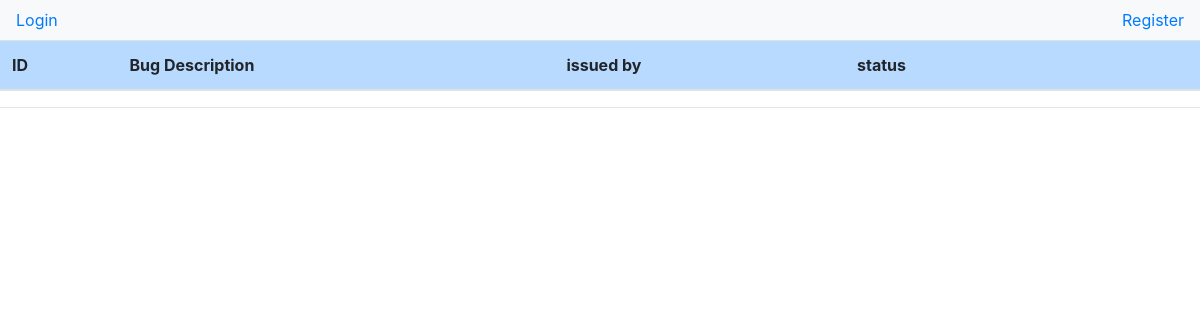
Before: /bugs/ with the older database file.
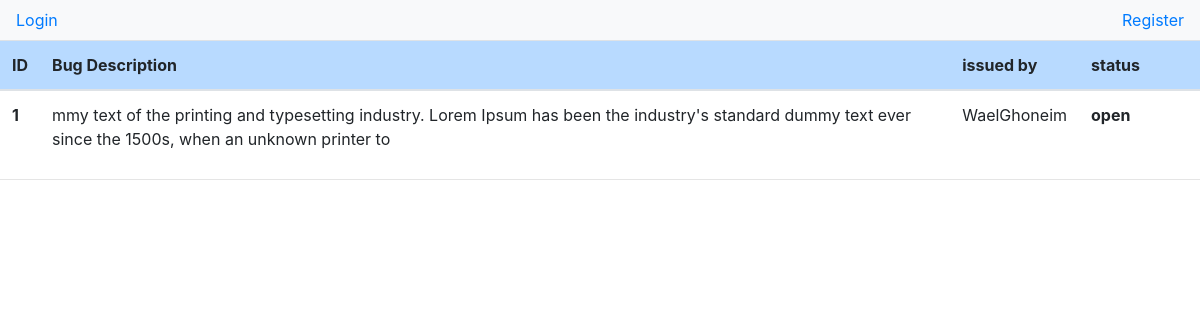
After: the same page with the newer database file.
### dashboard/models.py (models this page shows, shortened)
class BugTracker(models.Model):
    issued_by = models.ForeignKey(Profile, on_delete=models.CASCADE,null=True, blank=True)
    description = models.TextField(max_length=300, blank=True, null=True)
    status= models.CharField(max_length=50,choices=STATUS,default='open')
    created = models.DateTimeField(auto_now_add=True)
    updated = models.DateTimeField(auto_now=True)
    department = models.ForeignKey(Department, on_delete=models.CASCADE,blank=True, null=True)

### accounts/models.py (models this page shows, shortened)
class Profile(models.Model):
    depart = models.ForeignKey('dashboard.Department', on_delete=models.CASCADE, blank=True,null=True)
    account = models.OneToOneField(Account , on_delete=models.CASCADE, blank=True , null=True)
    name = models.CharField(max_length=50,null=True,blank=True)
    salary  = models.DecimalField(decimal_places=2,max_digits=10,default = 0)
    username = models.CharField(max_length=50,null=True,blank=True)
    email = models.EmailField(blank=True,null=True)
    role = models.CharField(max_length=150,null=True,blank=True)
    location = models.CharField(max_length=50,null=True,blank=True)
    gender = models.CharField(max_length=50,null=True,blank=True)
    age = models.IntegerField(default = 0)
    on_vacation = models.BooleanField(default=False)
    skills = models.CharField(max_length=255,null=True,blank=True)
    languages = models.CharField(max_length=50,null=True,blank=True)
    id = models.UUIDField(default=uuid.uuid4, editable=False,primary_key=True)
    created = models.DateTimeField(auto_now_add=True)
    class Meta:
        ordering = ['-created']

### dashboard/views.py (the view)
# urls.py: path('bugs/', views.bugs, name='bugs'),
def bugs(request):
    bugs = BugTracker.objects.all()
    return render(request, 'dashboard/bugslist.html',{'bugs':bugs})

### dashboard/templates/dashboard/bugslist.html (shortened to what this page needs)
{% extends 'base.html' %}
{% block content %}
<table class="table">
    <thead>
      <tr class="table-primary">
        <th scope="col">ID</th>
        <th scope="col">Bug Description</th>
        <th scope="col">issued by</th>
        <th scope="col">status</th>
        <th scope="col"></th>
        <th scope="col"></th>
      </tr>
    </thead>
    <tbody>
        {%for bug in bugs%}
      <tr>
        <th scope="row">{{bug.id}}</th>
        <td>{{bug.description}}</td>
        <td>{{bug.issued_by.username|capfirst}}</td>
        {%if request.user.is_superuser == False%}
        <th>{{bug.status}}</th>
      {%endif%}
        {%endfor%}
    </tbody>
  </table>
  <hr>
  {% endblock %}

Changed rows visible on the page:
added BugTracker: id "1", description "mmy text of the printing and typesetting industry. Lorem Ipsum has been the industry's standard dummy text ever since the 1500s, when an unknown printer to", issued_by.username "WaelGhoneim", status "open"
